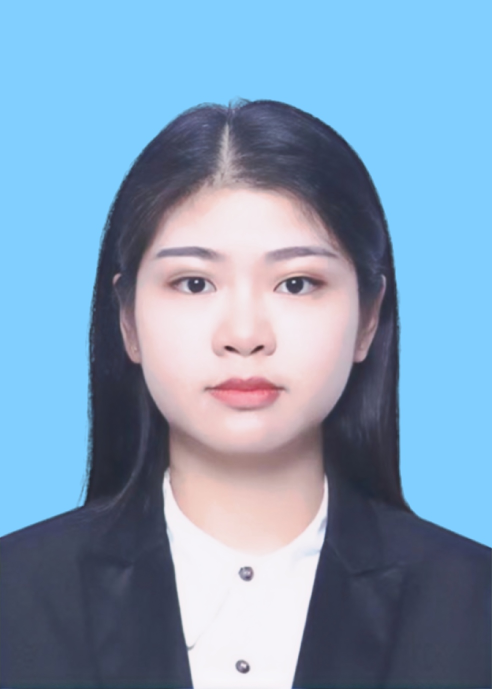
#> input picture 20231119RMB500Day10/0003.jpg, 984 x 1378 px (shown at 1/2 size)
$ python rotateCut.py
#> lines starting #> are read from the running program, lines starting #| are printed output that depends on the picture
# -*- coding: utf-8 -*-
"""
Created on Fri Apr 20 00:11:57 2018

@author: XP
"""

import cv2
from math import *
import numpy as np

img = cv2.imread("0003.jpg")
#> img is the input picture: shape (1378, 984, 3); mean B, G, R 184.1, 157.1, 129.1

height,width=img.shape[:2]
#> height = 1378; width = 984

degree=-7.96039409

#旋转后的尺寸
heightNew=int(width*fabs(sin(radians(degree)))+height*fabs(cos(radians(degree))))
#> heightNew = 1500
widthNew=int(height*fabs(sin(radians(degree)))+width*fabs(cos(radians(degree))))
#> widthNew = 1165

matRotation=cv2.getRotationMatrix2D((width/2,height/2),degree,1)

#matRotation[0,2] +=(widthNew-width)/2  #重点在这步，目前不懂为什么加这步
#matRotation[1,2] +=(heightNew-height)/2  #重点在这步

imgRotation=cv2.warpAffine(img,matRotation,(widthNew,heightNew),borderValue=(255,255,255))
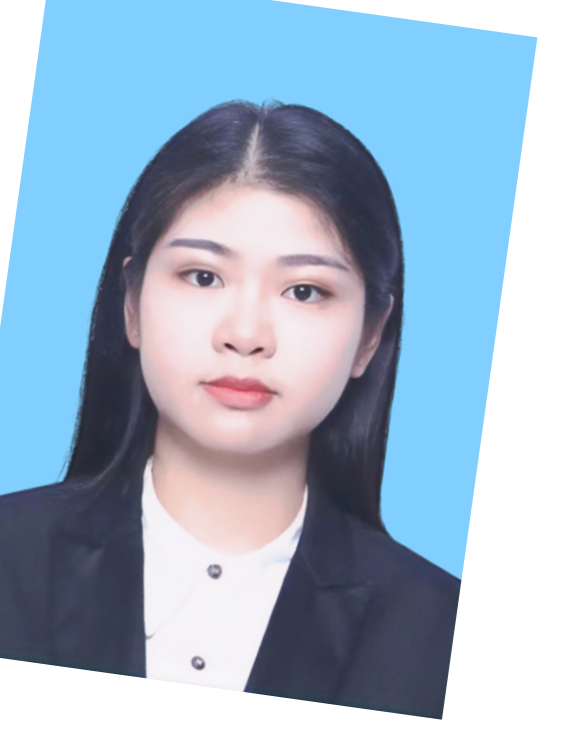
#> imgRotation: shape (1500, 1165, 3) (shown at 1/2 size); mean B, G, R 202.1, 181.9, 161.3


# 获取训练好的人脸的参数数据，这里直接从GitHub上使用默认值

face_cascade = cv2.CascadeClassifier('C:\\Users\XP\Desktop\opencv\haarcascade_frontalface_alt2.xml')
# 读取图片
image = imgRotation

gray = cv2.cvtColor(image,cv2.COLOR_BGR2GRAY)
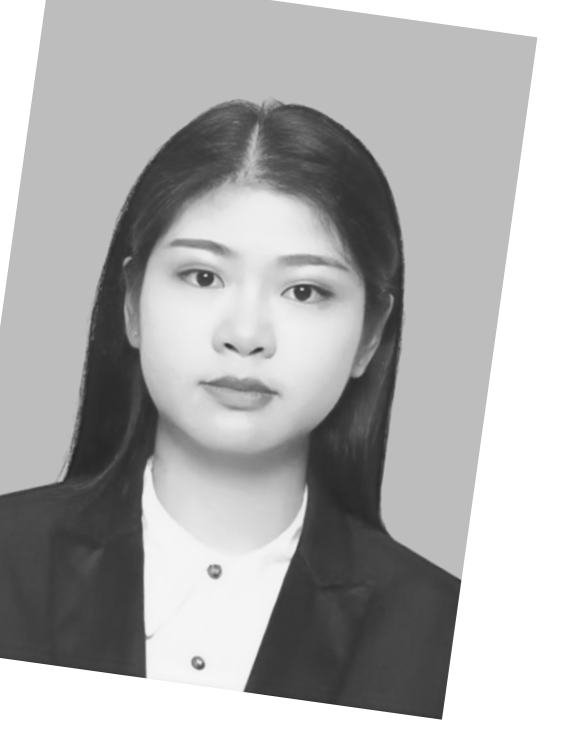
#> gray: shape (1500, 1165) (shown at 1/2 size); min 38, max 255, mean 178

# 探测图片中的人脸

faces = face_cascade.detectMultiScale(

    gray,

    scaleFactor = 1.2,

    minNeighbors = 2,

    minSize = (15,15),
)
#> faces = [[228, 359, 531, 531]]

print ("发现{0}个人脸!".format(len(faces)))
#| 发现1个人脸!


#wuguan = [[366, 503],[373, 547]]


for(x,y,w,h) in faces:
#    cv2.rectangle(image,(x-20,y-100),(x+w,y+h+50),(0,255,0),2)

#for(x,y) in wuguan:
#    cv2.rectangle(img,(x,y),(x+1,y+1),(0,255,0),2)

    x1 = x-75
    y1 = y-150
    x2 = x+413
    y2 = y+626
    a,b,c =np.shape(image)
#> this loop made 1 pass
#> (x, y, w, h, x1, y1, x2, y2) on pass 1: (228, 359, 531, 531, 153, 209, 641, 985)
#newimg = np.zeros_like(image)
newimg = np.zeros((626,413,3),np.uint8)
for i in range(413):
    for j in range(626):
        newimg[j][i] = imgRotation[j+y1][i+x1]
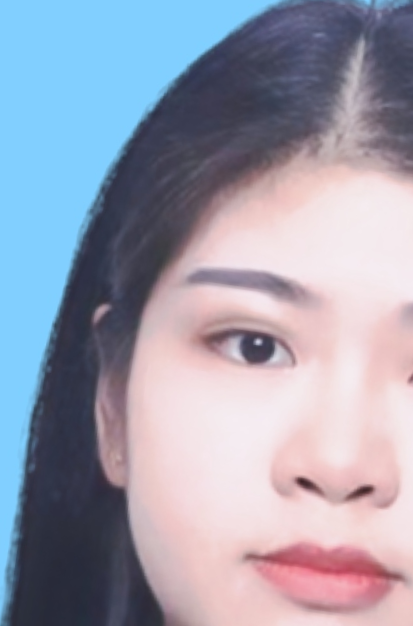
#> newimg: shape (626, 413, 3); mean B, G, R 174.9, 158.1, 156.2


cv2.imshow('v3_1.jpg',newimg)
#cv2.imshow('v3_2.jpg',image)
cv2.imshow('v3_3.jpg',img)
cv2.waitKey(0)

$ run again, with 20231119RMB500Day10/0001.jpg copied over 20231119RMB500Day10/0003.jpg
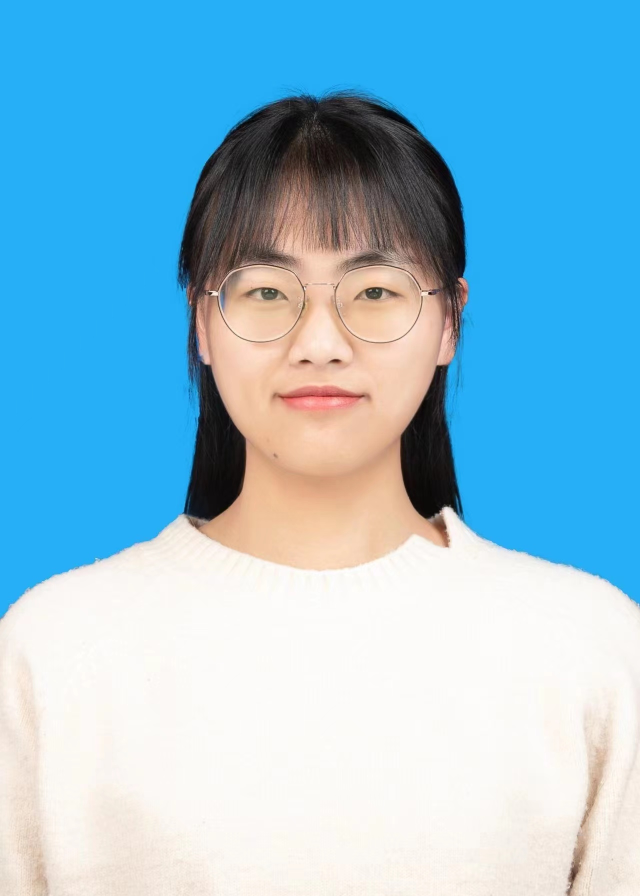
#> input picture 20231119RMB500Day10/0001.jpg, 1280 x 1792 px (shown at 1/2 size)
#> img is the input picture: shape (1792, 1280, 3); mean B, G, R 216.1, 190.9, 140.6
#> `gray = cv2.cvtColor(image,cv2.COLOR_BGR2GRAY)`:
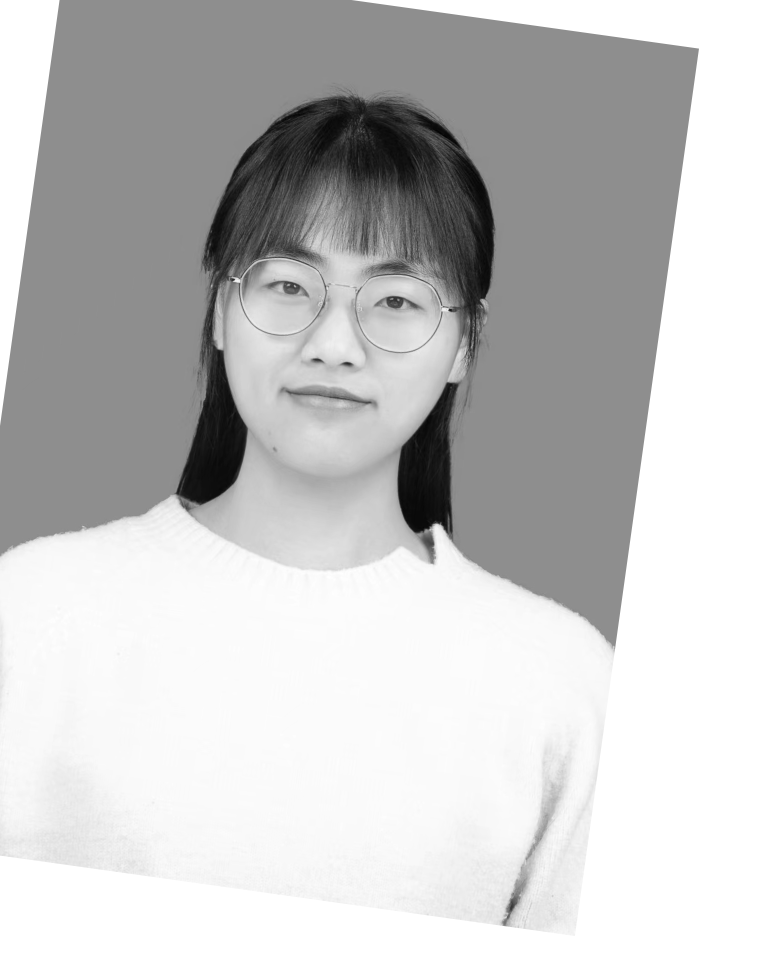
#> gray: shape (1951, 1515) (shown at 1/2 size); min 0, max 255, mean 197.2
#> faces = [[408, 398, 517, 517]]
#| 发现1个人脸!
#> the loop `for(x,y,w,h) in faces:` made 1 pass
#> (x, y, w, h, x1, y1, x2, y2) on pass 1: (408, 398, 517, 517, 333, 248, 821, 1024)
#> after the loop `for i in range(413):`:
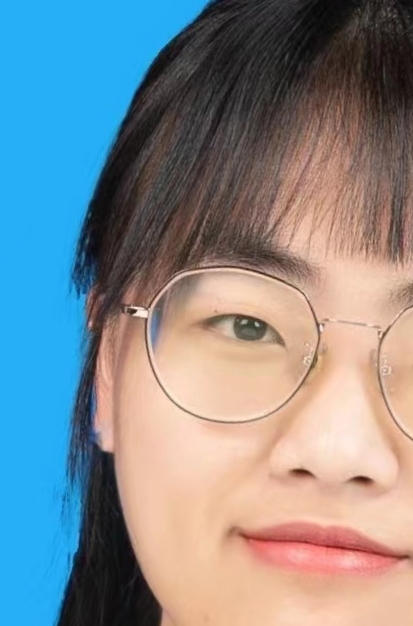
#> newimg: shape (626, 413, 3); mean B, G, R 143.5, 138, 129

$ run again, with 20231119RMB500Day10/0008.jpg copied over 20231119RMB500Day10/0003.jpg
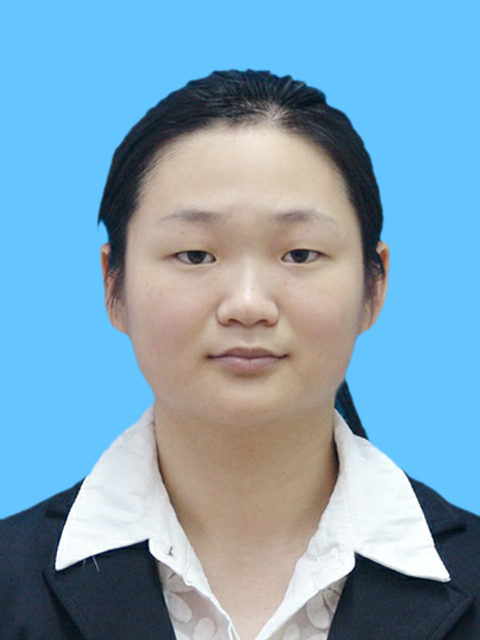
#> input picture 20231119RMB500Day10/0008.jpg, 480 x 640 px
#> img is the input picture: shape (640, 480, 3); mean B, G, R 186.6, 164.1, 126.5
#> `gray = cv2.cvtColor(image,cv2.COLOR_BGR2GRAY)`:
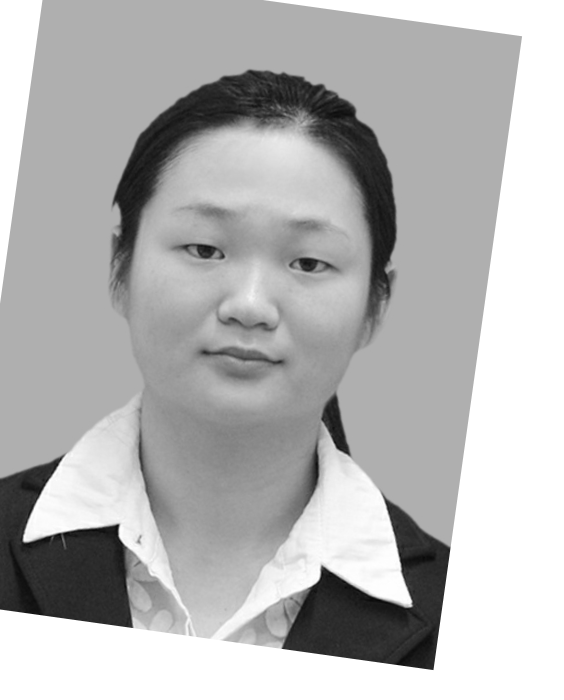
#> gray: shape (700, 564); min 7, max 255, mean 180.9
#> faces = [[103, 130, 309, 309]]
#| 发现1个人脸!
#> the loop `for(x,y,w,h) in faces:` made 1 pass
#> (x, y, w, h, x1, y1, x2, y2) on pass 1: (103, 130, 309, 309, 28, -20, 516, 756)
#> after the loop `for i in range(413):`:
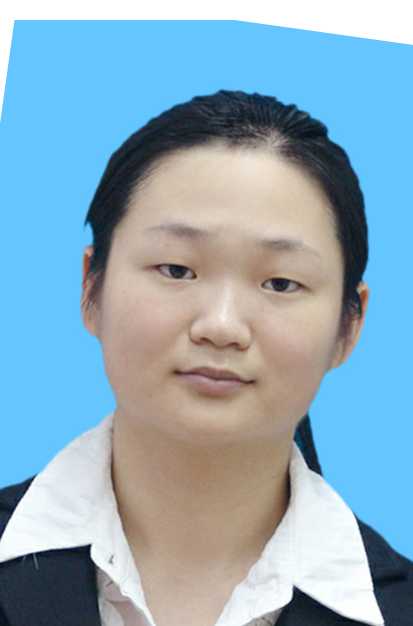
#> newimg: shape (626, 413, 3); mean B, G, R 188.7, 171, 140.8

$ run again, with 20231119RMB500Day10/blue.jpg copied over 20231119RMB500Day10/0003.jpg
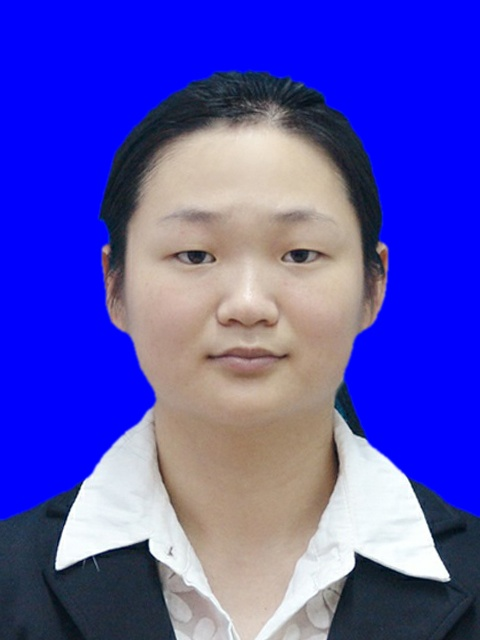
#> input picture 20231119RMB500Day10/blue.jpg, 480 x 640 px
#> img is the input picture: shape (640, 480, 3); mean B, G, R 187, 77.6, 82
#> `gray = cv2.cvtColor(image,cv2.COLOR_BGR2GRAY)`:
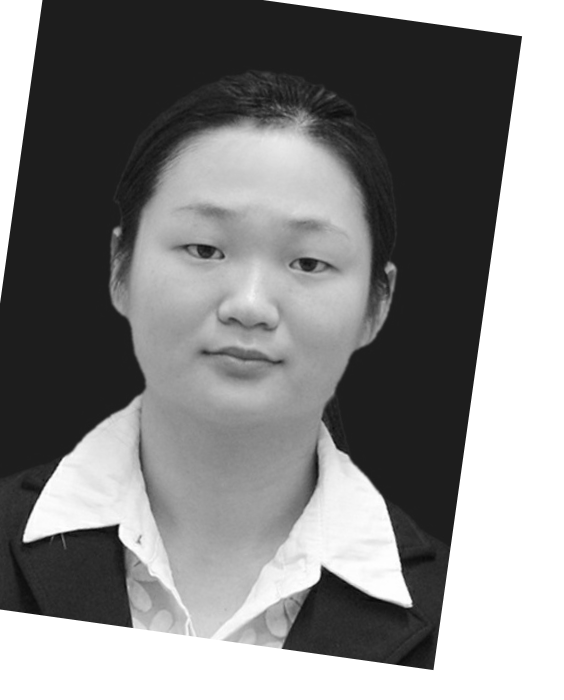
#> gray: shape (700, 564); min 7, max 255, mean 133.1
#> faces = [[105, 132, 300, 300]]
#| 发现1个人脸!
#> the loop `for(x,y,w,h) in faces:` made 1 pass
#> (x, y, w, h, x1, y1, x2, y2) on pass 1: (105, 132, 300, 300, 30, -18, 518, 758)
#> after the loop `for i in range(413):`:
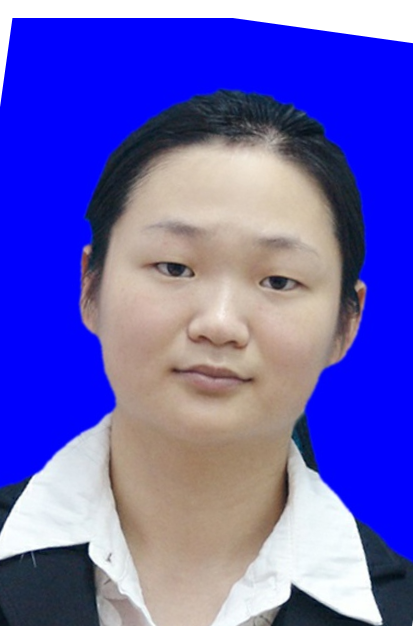
#> newimg: shape (626, 413, 3); mean B, G, R 188.8, 95.6, 101.5
